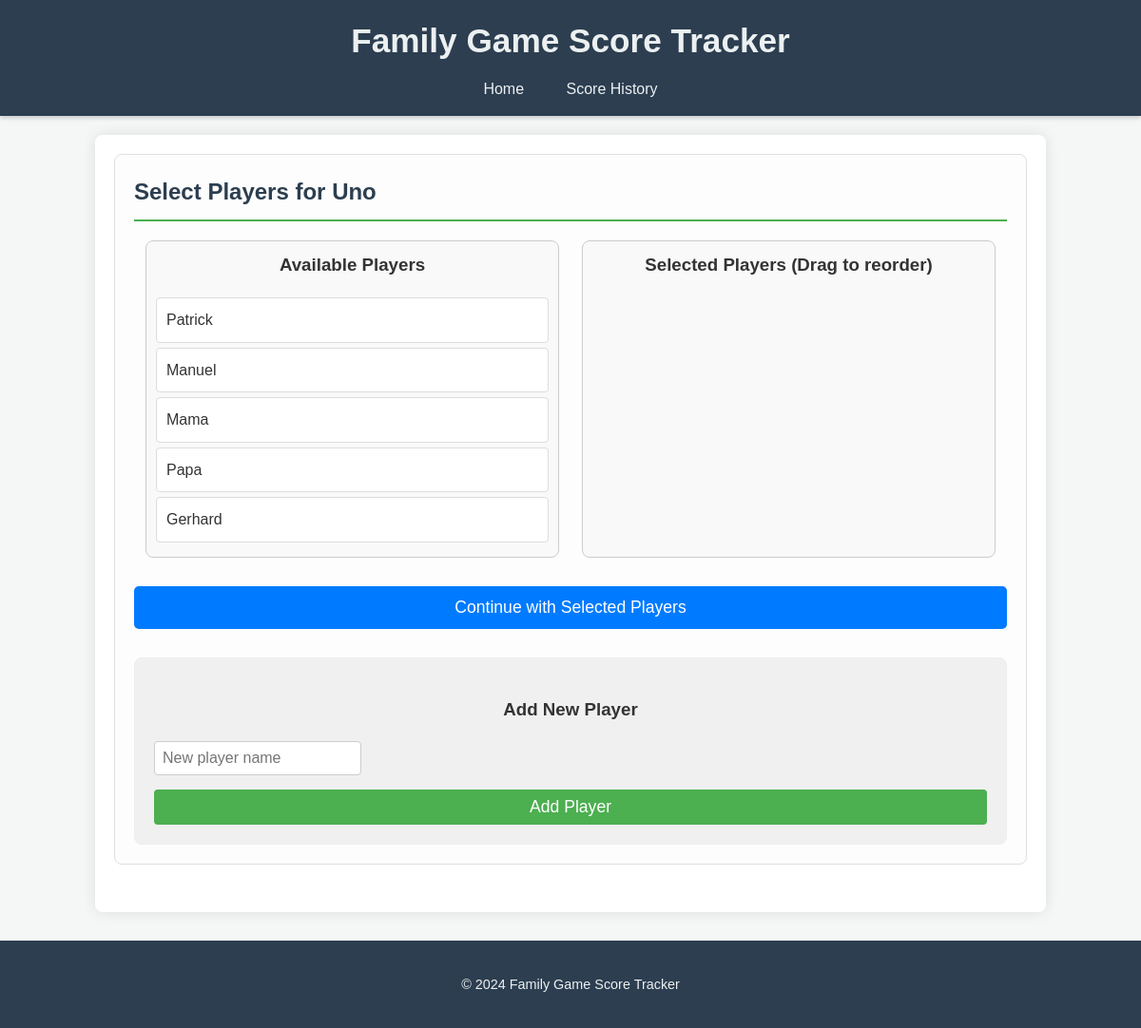
The page /select_players/2 on the database its author committed.
### tables this page shows
CREATE TABLE games (
            id INTEGER PRIMARY KEY AUTOINCREMENT,
            name TEXT NOT NULL UNIQUE
        );

CREATE TABLE players (
            id INTEGER PRIMARY KEY AUTOINCREMENT,
            name TEXT NOT NULL UNIQUE
        );

### app.py (the view, shortened to what this page needs)
@app.route('/select_players/<int:game_id>', methods=['GET', 'POST'])
def select_players(game_id):
    players = get_players()
    game = [g for g in get_games() if g['id'] == game_id][0]
    return render_template('select_players.html', players=players, game=game)

### app.py (called while the page is built)
def get_db_connection():
    conn = sqlite3.connect(app.config['DB_PATH'])
    conn.row_factory = sqlite3.Row
    return conn

def get_games():
    conn = get_db_connection()
    games_data = conn.execute('SELECT * FROM games').fetchall()
    conn.close()
    games_with_logos = []
    for game in games_data:
        game_dict = dict(game)
        game_dict['logo_filename'] = f"{game_dict['name'].lower()}_logo.png"
        games_with_logos.append(game_dict)
    return games_with_logos

def get_players():
    conn = get_db_connection()
    players = conn.execute('SELECT * FROM players').fetchall()
    conn.close()
    return players

### templates/select_players.html (shortened to what this page needs)
{% extends 'base.html' %}
{% block content %}
<section class="player-selection">
    <h2>Select Players for {{ game['name'] }}</h2>
    <div class="player-lists-container">
        <div class="player-list-box">
            <h3>Available Players</h3>
            <ul id="availablePlayers" class="player-list">
                {% for player in players %}
                <li draggable="true" data-player-id="{{ player['id'] }}">{{ player['name'] }}</li>
                {% endfor %}
            </ul>
        </div>
        <div class="player-list-box">
            <h3>Selected Players (Drag to reorder)</h3>
            <ul id="selectedPlayers" class="player-list">
            </ul>
        </div>
    </div>
    <div class="continue-button-container">
        <form id="selectPlayersForm" method="post">
            <button type="submit" class="button">Continue with Selected Players</button>
        </form>
    </div>
    <div class="add-player-section">
        <h3>Add New Player</h3>
        <form id="addPlayerForm" method="post" action="{{ url_for('select_players', game_id=game['id']) }}">
            <input type="text" name="new_player_name" placeholder="New player name" required>
            <button type="submit" name="action" value="add_player">Add Player</button>
        </form>
    </div>
</section>
{% endblock %}

### static/style.css (style rules this page uses)
body { font-family: 'Arial', sans-serif; margin: 0; padding: 0; background-color: #f4f7f6; color: #333; line-height: 1.6; }
section { margin-bottom: 30px; padding: 20px; border: 1px solid #e0e0e0; border-radius: 8px; background-color: #fdfdfd; }
section h2 { color: #2c3e50; border-bottom: 2px solid #4CAF50; padding-bottom: 10px; margin-top: 0; margin-bottom: 20px; }
form { display: flex; flex-direction: column; gap: 15px; }
form input[type="text"], form input[type="number"], form select { width: calc(100% - 22px); padding: 10px; border: 1px solid #ccc; border-radius: 5px; font-size: 1em; }
form button, .button { background-color: #4CAF50; color: white; padding: 12px 20px; border: none; border-radius: 5px; cursor: pointer; font-size: 1.1em; transition: background-color 0.3s ease; text-align: center; text-decoration: none; display: inline-block; }
.player-lists-container { display: flex; justify-content: space-around; margin-top: 20px; }
.player-list-box { border: 1px solid #ccc; padding: 10px; min-height: 200px; width: 45%; background-color: #f9f9f9; border-radius: 8px; }
.player-list-box h3 { text-align: center; margin-top: 0; color: #333; }
.player-list { list-style: none; padding: 0; margin: 0; min-height: 180px; }
.player-list li { background-color: #fff; border: 1px solid #ddd; padding: 10px; margin-bottom: 5px; cursor: grab; border-radius: 4px; display: flex; justify-content: space-between; align-items: center; }
.add-player-section { margin-top: 30px; padding: 20px; border: 1px solid #eee; background-color: #f0f0f0; border-radius: 8px; text-align: center; }
.add-player-section input[type="text"] { padding: 8px; margin-right: 10px; border: 1px solid #ccc; border-radius: 4px; width: 200px; }
.add-player-section button { padding: 8px 15px; background-color: #4CAF50; color: white; border: none; border-radius: 4px; cursor: pointer; }
.continue-button-container { text-align: center; margin-top: 30px; }
.continue-button-container button { padding: 12px 25px; font-size: 1.1em; background-color: #007bff; color: white; border: none; border-radius: 5px; cursor: pointer; }

### rows shown on the page
games: name "Uno"
players: name "Patrick"
players: name "Manuel"
players: name "Mama"
players: name "Papa"
players: name "Gerhard"

### other values the page prints
{{ current_year or 2024 }} "2024"
